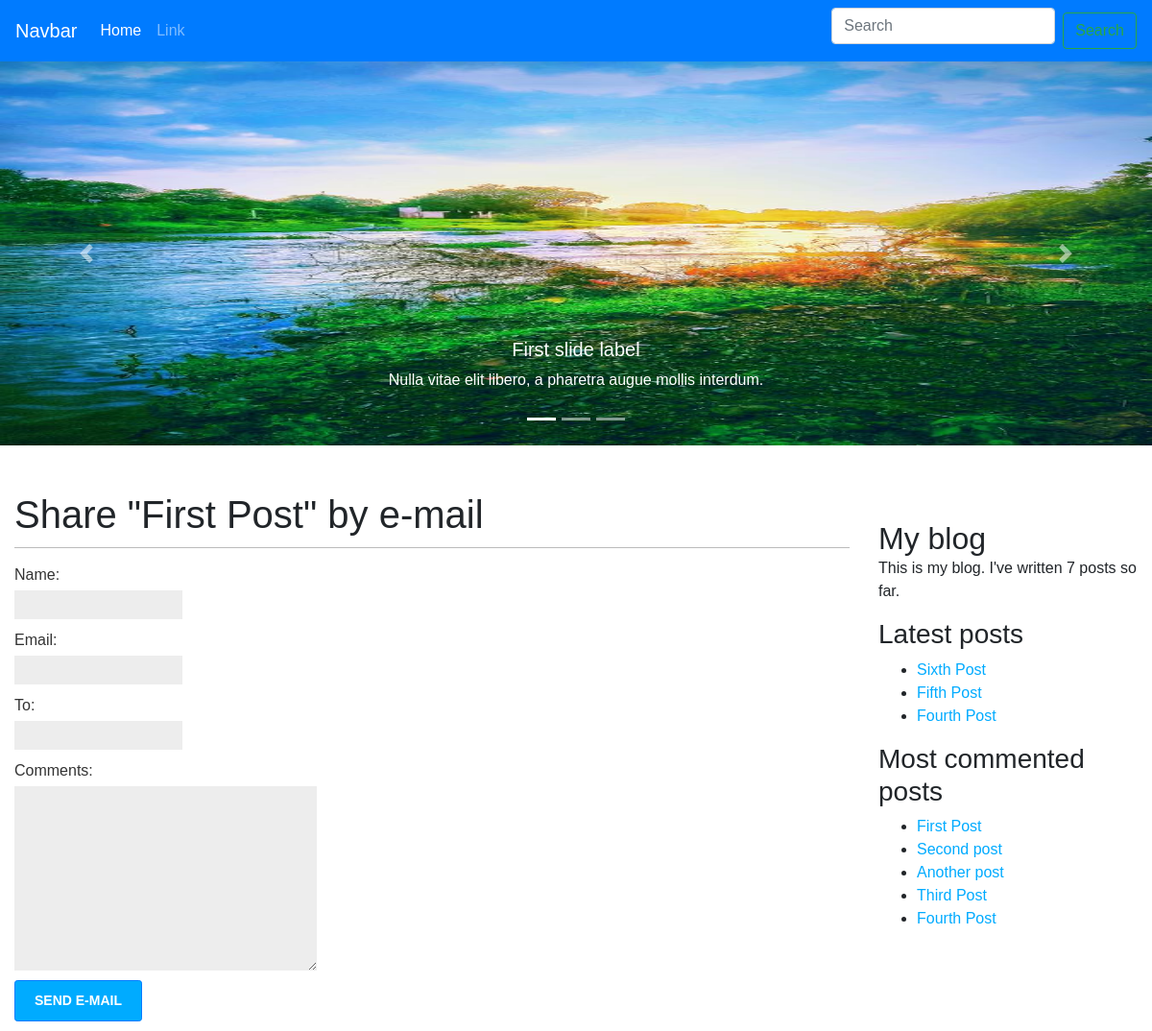
/blog/1/share/, run on an earlier commit of the app's database.
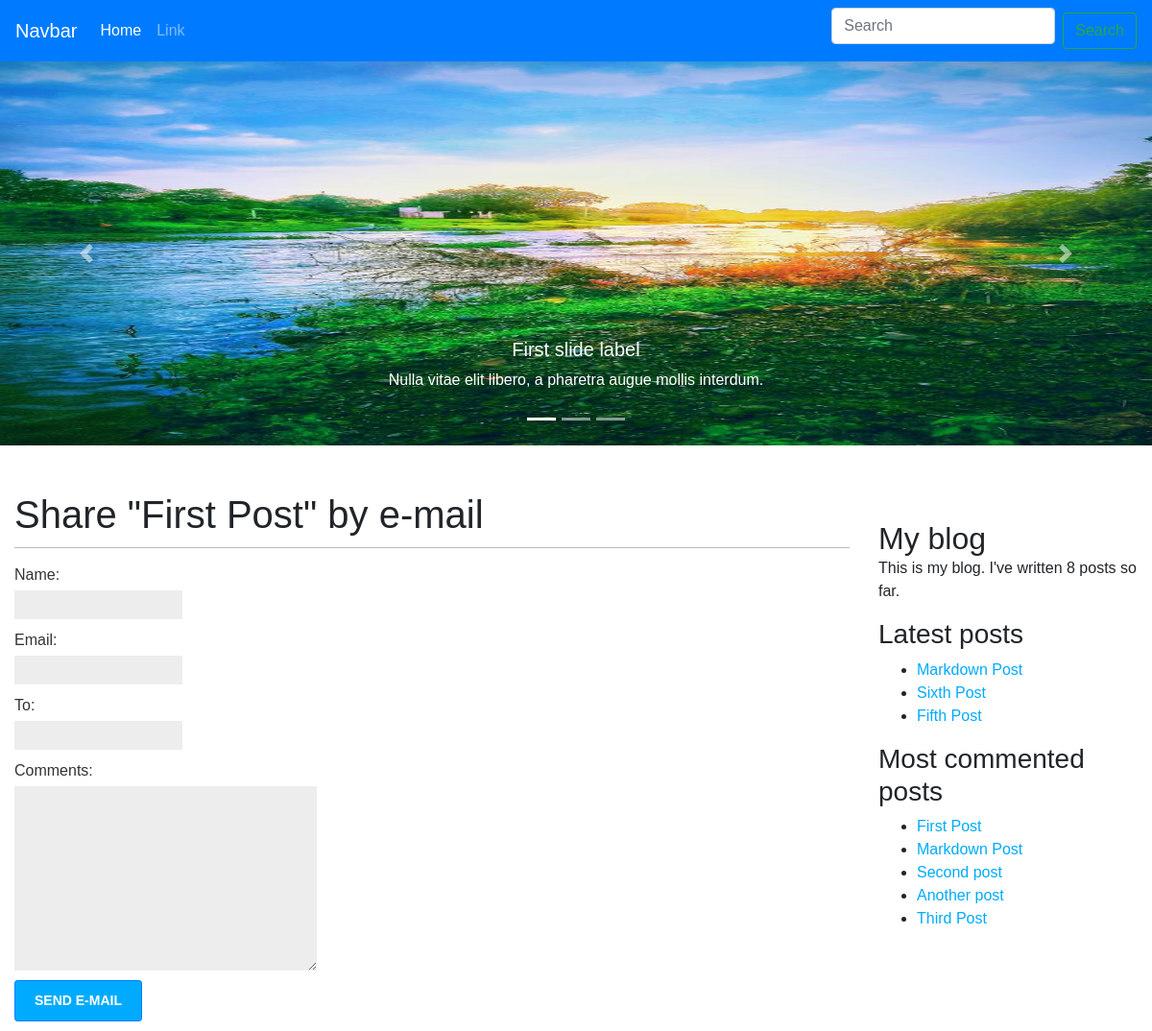
And on a later commit of the database.
### blog/models.py (models this page shows, shortened)
class Post(models.Model):
    STATUS_CHOICES = (
        ('draft', 'Draft'),
        ('published', 'Published'),
    )
    title = models.CharField(max_length=250)
    slug = models.SlugField(max_length=250, unique_for_date='publish')
    author = models.ForeignKey(User, on_delete=models.CASCADE, related_name='blog_posts')
    body = models.TextField()
    publish = models.DateTimeField(default=timezone.now)
    created = models.DateTimeField(auto_now_add=True)
    updated = models.DateTimeField(auto_now=True)
    status = models.CharField(max_length=10,
                              choices=STATUS_CHOICES,
                              default='draft')
    tags = TaggableManager()
    class Meta:
        ordering = ('-publish',)
    objects = models.Manager()  # The default manager.
    published = PublishedManager()  # Our custom manager.
    def get_absolute_url(self):
        return reverse('blog:post_detail',
                       args=[self.publish.year,
                             self.publish.month,
                             self.publish.day,
                             self.slug])

### blog/views.py (the view)
# urls.py: path('<int:post_id>/share/', views.post_share, name='post_share'),
def post_share(request, post_id):
    post = get_object_or_404(Post, id=post_id, status='published')
    sent = False
    if request.method == 'POST':
        form = EmailPostForm(request.POST)
        if form.is_valid():
            cd = form.cleaned_data
            post_url = request.build_absolute_uri(post.get_absolute_url())
            subject = '{} ({}) recommends you reading "{}"'.format(cd['name'], cd['email'], post.title)
            message = 'Read "{}" at {}\n\n{}\'s comments:{}'.format(post.title, post_url, cd['name'], cd['comments'])
            send_mail(subject, message, 'munyuapeter07@gmail.com', [cd['to']])
            sent = True
    else:
        form = EmailPostForm()
    return render(request, 'blog/post/share.html', {'post': post,
                                                    'form': form,
                                                    'sent': sent})

### blog/forms.py
class EmailPostForm(forms.Form):
    name = forms.CharField(max_length=25)
    email = forms.EmailField()
    to = forms.EmailField()
    comments = forms.CharField(required=False,
                               widget=forms.Textarea)

### blog/models.py (called while the page is built)
    def get_queryset(self):
        return super(PublishedManager,
                     self).get_queryset() \
            .filter(status='published')

### blog/templatetags/blog_tags.py (called while the page is built)
@register.simple_tag
def total_posts():
    return Post.published.count()

@register.inclusion_tag('blog/post/latest_posts.html')
def show_latest_posts(count=5):
    latest_posts = Post.published.order_by('-publish')[:count]
    return {'latest_posts': latest_posts}

@register.simple_tag
def get_most_commented_posts(count=5):
    return Post.published.annotate(
        total_comments=Count('comments')
    ).order_by('-total_comments')[:count]

### blog/templates/blog/post/share.html (shortened to what this page needs)
{% extends "blog/base.html" %}
{% block content %}
    {% if sent %}
        <h1>E-mail successfully sent</h1>
        <p class="bg-success p-3">
            "{{ post.title }}" was successfully sent to {{ form.cleaned_data.to }}.
        </p>
    {% else %}
        <h1>Share "{{ post.title }}" by e-mail</h1>
        <form action="." method="post" class="form">
            {{ form.as_p }}
            <input type="submit" value="Send e-mail" class="btn btn-sm btn-primary">
        </form>
    {% endif %}
{% endblock %}

### blog/templates/blog/base.html (shortened to what this page needs)
{% load blog_tags %}
{% load static %}
<!DOCTYPE html>
<html lang="">
<head>
    <link rel="stylesheet" href="https://stackpath.bootstrapcdn.com/bootstrap/4.4.1/css/bootstrap.min.css"
>
    <link href="{% static "css/blog.css" %}" rel="stylesheet">
</head>
<body>
<nav class="navbar navbar-expand-lg navbar-dark bg-primary" style="background-color: #e3f2fd;">
    <a class="navbar-brand" href="#">Navbar</a>
    <div class="collapse navbar-collapse" id="navbarSupportedContent">
        <ul class="navbar-nav mr-auto">
            <li class="nav-item active">
                <a class="nav-link" href="#">Home <span class="sr-only">(current)</span></a>
            </li>
            <li class="nav-item">
                <a class="nav-link" href="#">Link</a>
            </li>
        </ul>
        <form class="form-inline my-2 my-lg-0">
            <input class="form-control mr-sm-2" type="search" placeholder="Search" aria-label="Search">
            <button class="btn btn-outline-success my-2 my-sm-0" type="submit">Search</button>
        </form>
    </div>
</nav>
<div id="carouselExampleCaptions" class="carousel slide" data-ride="carousel" style="height: 400px">
    <ol class="carousel-indicators">
        <li data-target="#carouselExampleCaptions" data-slide-to="0" class="active"></li>
        <li data-target="#carouselExampleCaptions" data-slide-to="1"></li>
        <li data-target="#carouselExampleCaptions" data-slide-to="2"></li>
    </ol>
    <div class="carousel-inner">
        <div class="carousel-item active">
            <img src="{% static 'river.jpg' %}" class="d-block w-100" height="400">
            <div class="carousel-caption d-none d-md-block">
                <h5>First slide label</h5>
                <p>Nulla vitae elit libero, a pharetra augue mollis interdum.</p>
            </div>
        </div>
    </div>
    <a class="carousel-control-prev" href="#carouselExampleCaptions" role="button" data-slide="prev">
        <span class="carousel-control-prev-icon" aria-hidden="true"></span>
    </a>
    <a class="carousel-control-next" href="#carouselExampleCaptions" role="button" data-slide="next">
        <span class="carousel-control-next-icon" aria-hidden="true"></span>
    </a>
</div>
<div class="container-fluid mt-5">
    <div class="row">
        <div class="col-sm-9">
            {% block content %}
            {% endblock %}
        </div>
        <div class="col-sm-3">
            <h2>My blog</h2>
            <p>This is my blog. I've written {% total_posts %} posts so far.</p>
            <h3>Latest posts</h3>
            {% show_latest_posts 3 %}
            <h3>Most commented posts</h3>
            {% get_most_commented_posts as most_commented_posts %}
            <ul>
                {% for post in most_commented_posts %}
                    <li>
                        <a href="{{ post.get_absolute_url }}">{{ post.title }}</a>
                    </li>
                {% endfor %}
            </ul>
        </div>
    </div>
</div>
</body>
</html>

### blog/templates/blog/post/latest_posts.html
<ul>
    {% for post in latest_posts %}
        <li>
        <a href="{{ post.get_absolute_url }}">{{ post.title }}</a>
        </li>
     {% endfor %}
</ul>

What changed in the data, as far as the page shows it:
no longer on this page (row unchanged): Post: title "Fourth Post"
added Post: title "Markdown Post"
Also different on the page:
text no longer shown: "7"
text now shown: "8"
